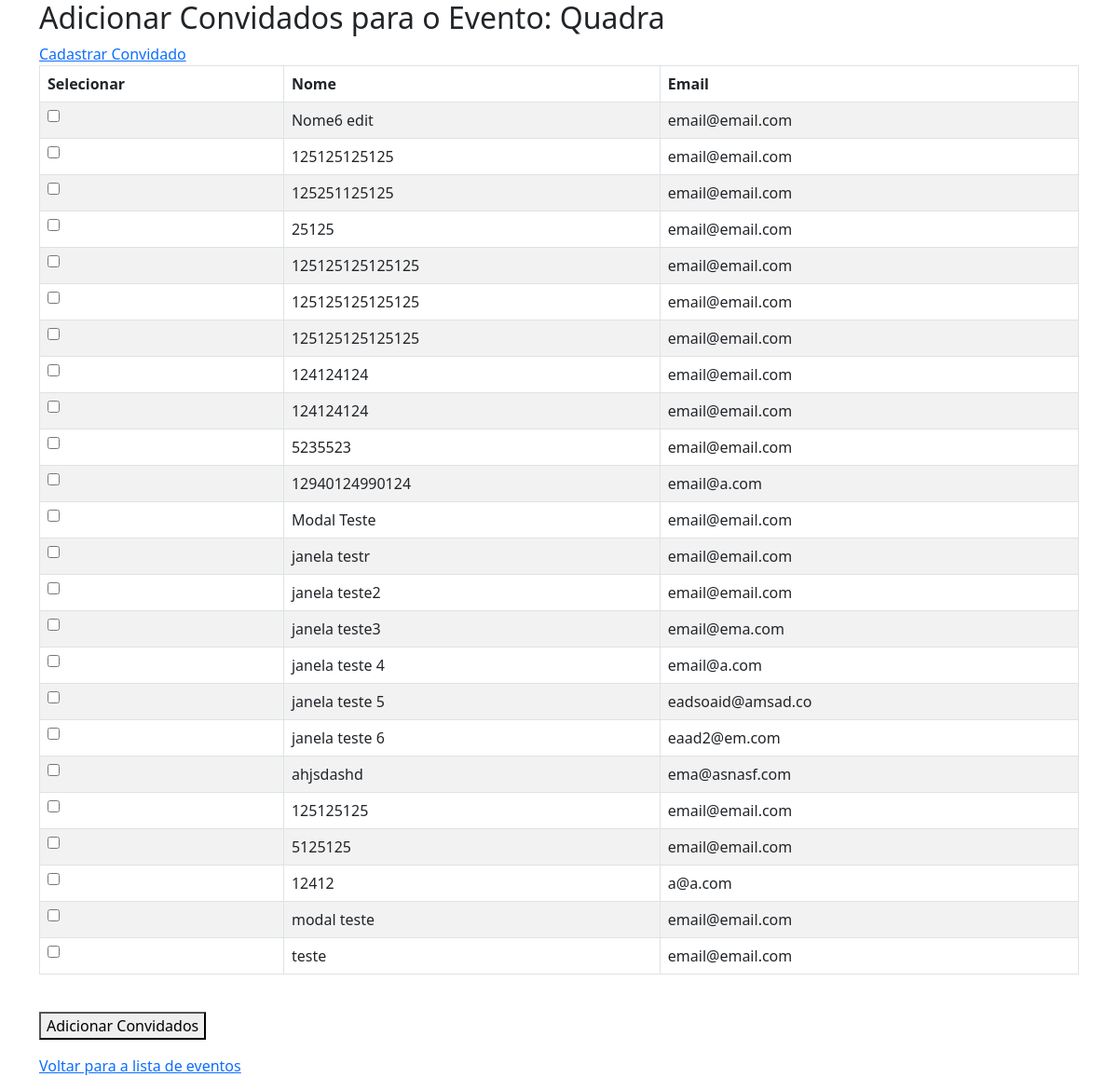
Page /agenda/1/add_convidados/ on the committed database.
### clube/models.py (models this page shows)
class Convidado(models.Model):
    nome = models.CharField(max_length=100)
    cpf = models.CharField(max_length=14)
    rg = models.CharField(max_length=20)
    celular = models.CharField(max_length=15)
    telefone = models.CharField(max_length=15)
    email = models.EmailField()

### clube/views.py (the view)
# urls.py: path('agenda/<int:agenda_id>/add_convidados/', add_convidados, name='add_convidados'),
def add_convidados(request, agenda_id):
    agenda = Agenda.objects.get(id=agenda_id)
    if request.method == 'POST':
        selected_convidados = request.POST.getlist('convidados')
        agenda.convidados.set(selected_convidados)
        return redirect('agenda_list')  # Redirect to your agenda list view
    existing_convidados = Convidado.objects.all()
    convidado_form = ConvidadoForm()
    return render(request, 'agenda/agenda_convidados.html', {'convidado_form': convidado_form, 'agenda': agenda, 'existing_convidados': existing_convidados})

### clube/forms.py
class ConvidadoForm(forms.ModelForm):
    class Meta:
        model = Convidado
        fields = '__all__'

### clube/models.py (called while the page is built)
    def __str__(self):
        return self.nome

### clube/templates/agenda/agenda_convidados.html (shortened to what this page needs)
{% load crispy_forms_tags %}
<head>
    <link href="https://cdn.jsdelivr.net/npm/bootstrap@5.0.2/dist/css/bootstrap.min.css" rel="stylesheet">
</head>
<body>
  <main class="container">
      <h2>Adicionar Convidados para o Evento: {{ agenda.espaco_locavel }}</h2>
      <a href="#" onclick="openPopup()">Cadastrar Convidado</a>
        <form method="post">
          <div class="table-responsive">
            <table class="table table-bordered table-striped">
            <thead>
              <tr>
                <th>Selecionar</th>
                <th>Nome</th>
                <th>Email</th>
              </tr>
            </thead>
            <tbody>
              {% for convidado in existing_convidados %}
                <tr>
                  <td>
                    <input type="checkbox" name="convidados" value="{{ convidado.id }}">
                  </td>
                  <td>{{ convidado.nome }}</td>
                  <td>{{ convidado.email }}</td>
                </tr>
              {% endfor %}
            </tbody>
          </table>
          <br>
          <button type="submit">Adicionar Convidados</button>
        </div>
        </form>
    <a href="{% url 'agenda_list' %}">Voltar para a lista de eventos</a>
  </main>
</body>

### rows in the picture
Convidado: nome "Nome6 edit", email "email@email.com"
Convidado: nome "125125125125", email "email@email.com"
Convidado: nome "125251125125", email "email@email.com"
Convidado: nome "25125", email "email@email.com"
Convidado: nome "125125125125125", email "email@email.com"
Convidado: nome "125125125125125", email "email@email.com"
Convidado: nome "125125125125125", email "email@email.com"
Convidado: nome "124124124", email "email@email.com"
Convidado: nome "124124124", email "email@email.com"
Convidado: nome "5235523", email "email@email.com"
Convidado: nome "12940124990124", email "email@a.com"
Convidado: nome "Modal Teste", email "email@email.com"
Convidado: nome "janela testr", email "email@email.com"
Convidado: nome "janela teste2", email "email@email.com"
Convidado: nome "janela teste3", email "email@ema.com"
Convidado: nome "janela teste 4", email "email@a.com"
Convidado: nome "janela teste 5", email "eadsoaid@amsad.co"
Convidado: nome "janela teste 6", email "eaad2@em.com"
Convidado: nome "ahjsdashd", email "ema@asnasf.com"
Convidado: nome "125125125", email "email@email.com"
Convidado: nome "5125125", email "email@email.com"
Convidado: nome "12412", email "a@a.com"
Convidado: nome "modal teste", email "email@email.com"
Convidado: nome "teste", email "email@email.com"
